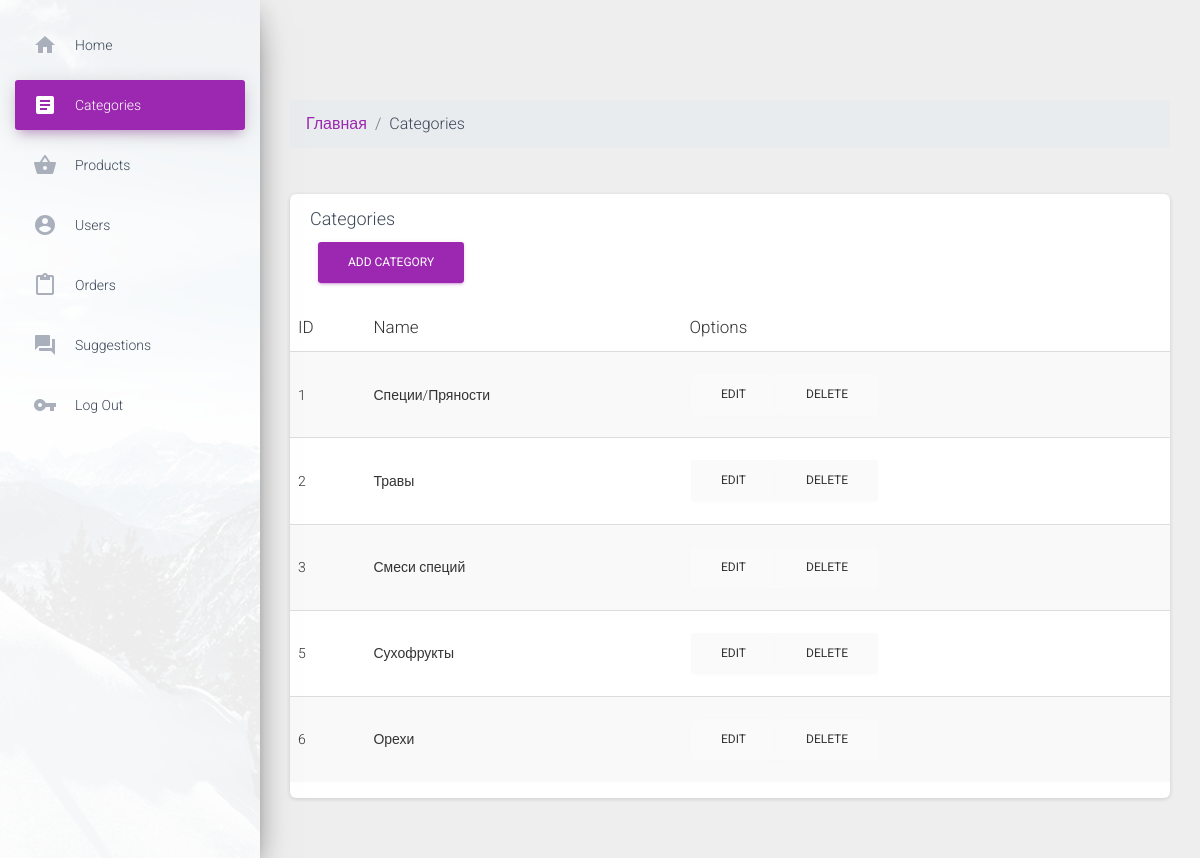
The app's page /admin/categories.php with its own data.
### tables this page shows
CREATE TABLE `categories` (
  `id` int(11) NOT NULL,
  `title` varchar(255) NOT NULL
);

### admin/categories.php (the view, shortened to what this page needs)
<?php
    include $_SERVER['DOCUMENT_ROOT'] . '/admin/parts/header.php';
?>
<nav aria-label="breadcrumb">
  <ol class="breadcrumb">
    <li class="breadcrumb-item"><a href="/admin">Главная</a></li>
    <li class="breadcrumb-item">Categories</li>
  </ol>
</nav>
    <div class="row">
        <div class="col-md-12">
            <div class="card strpied-tabled-with-hover">
                <div class="card-header ">
                    <h4 class="card-title">Categories</h4>
                    <a href = "options/categories/add.php" type="submit" class="btn btn-primary m-2">Add category</a>
                </div>
                <div class="card-body table-full-width table-responsive">
                    <table class="table table-hover table-striped">
                        <thead>
                            <th>ID</th>
                            <th>Name</th>
                            <th>Options</th>
                        </thead>
                        <tbody>
                            <?php
                                $sql = "SELECT * FROM categories";
                                $result = $conn -> query($sql);
                                while ($row = mysqli_fetch_assoc($result)) {
                                    ?>
                                        <tr>
                                            <td><?php echo $row ["id"] ?></td>
                                            <td><?php echo $row ["title"] ?></td>
                                            <td>
                                                <div class="btn-group" role="group" aria-label="Basic example">
                                                    <a href = "options/categories/edit.php?id=<?php echo $row ["id"] ?>" type="button" class="btn btn-secondary">Edit</a>
                                                    <a href = "options/categories/delete.php?id=<?php echo $row ["id"] ?>"type="button" class="btn btn-secondary">Delete</a>
                                                </div>
                                            </td>
                                        </tr>
                                    <?php
                                }
                            ?>
                        </tbody>
                    </table>
                </div>
            </div>
        </div>
<?php
    include $_SERVER['DOCUMENT_ROOT'] . '/admin/parts/footer.php';
?>

### records on screen
categories: id "1", title "Специи/Пряности"
categories: id "2", title "Травы"
categories: id "3", title "Смеси специй"
categories: id "5", title "Сухофрукты"
categories: id "6", title "Орехи"
